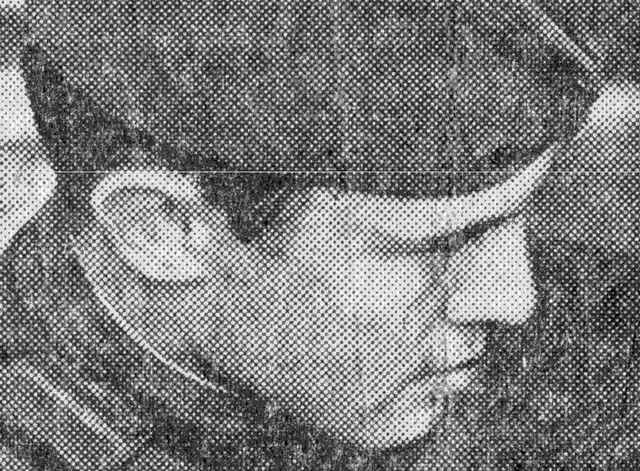
#> input picture period_input.jpg, 640 x 471 px
$ python ideal.py
#> lines starting #> are read from the running program, lines starting #| are printed output that depends on the picture
import cv2
import numpy as np
import matplotlib
import matplotlib.pyplot as plt

matplotlib.use("TkAgg")

points = []

img = cv2.imread("period_input.jpg",0)
#> img is the input picture: shape (471, 640); min 0, max 255, mean 123.6


ft = np.fft.fft2(img)
shift_ft = np.fft.fftshift(ft)

mag_ft = np.abs(shift_ft)

angle = np.angle(shift_ft)
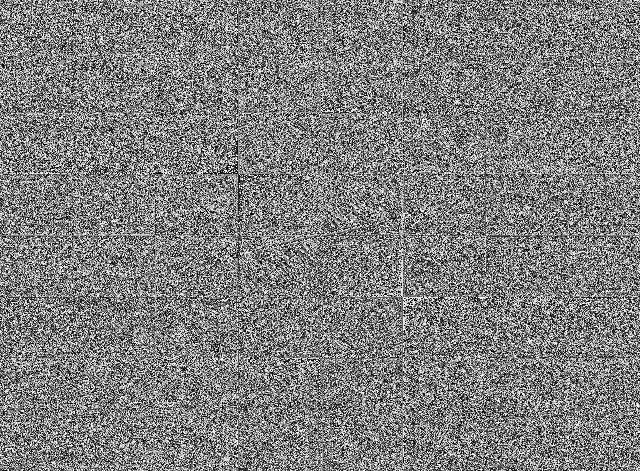
#> angle: shape (471, 640) float64; min -3.14, max 3.14, mean 1.04e-17; drawn with min black and max white
D0 = 5
def onClick(event):
    ax = event.inaxes

    if ax is not None:
        x, y = ax.transData.inverted().transform([event.x, event.y])
        x = int(round(x))
        y = int(round(y))
        points.append((x,y))

im = plt.imshow(1+np.log1p(mag_ft), cmap="gray")
im.figure.canvas.mpl_connect('button_press_event', onClick)
plt.show(block=True)
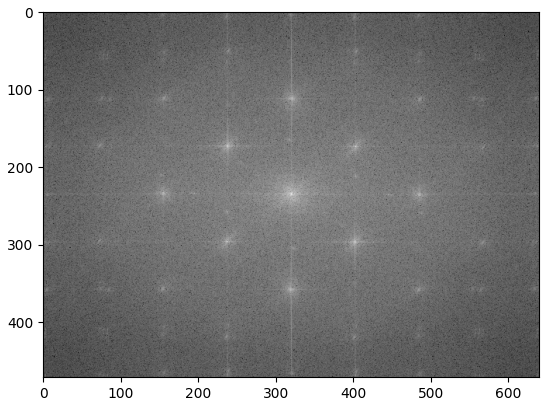
#> figure drawn by matplotlib, 1 panel

print(points)
ideal = np.zeros((img.shape[0], img.shape[1]))
for i in range(img.shape[0]):
    for j in range(img.shape[1]):
#> (the run stopped early here; a loop or call above may not have finished)

$ run again, with onion.PNG saved as period_input.jpg
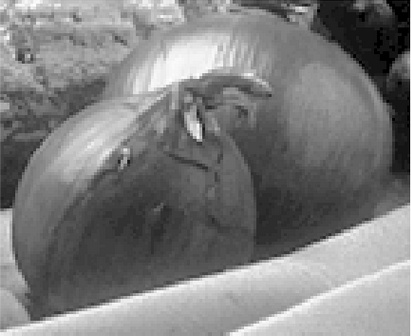
#> input picture onion.PNG, 411 x 336 px
#> img is the input picture: shape (336, 411); min 0, max 255, mean 124.9
#> `angle = np.angle(shift_ft)`:
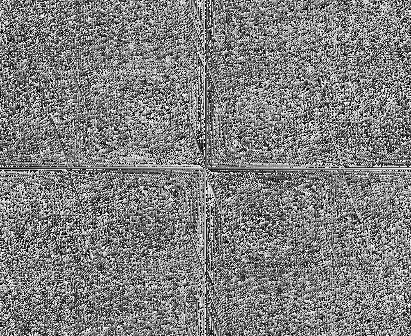
#> angle: shape (336, 411) float64; min -3.14, max 3.14, mean 2.27e-05; drawn with min black and max white
#> `plt.show(block=True)`:
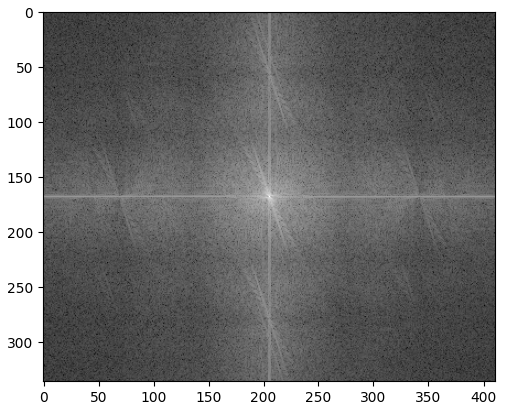
#> figure drawn by matplotlib, 1 panel
